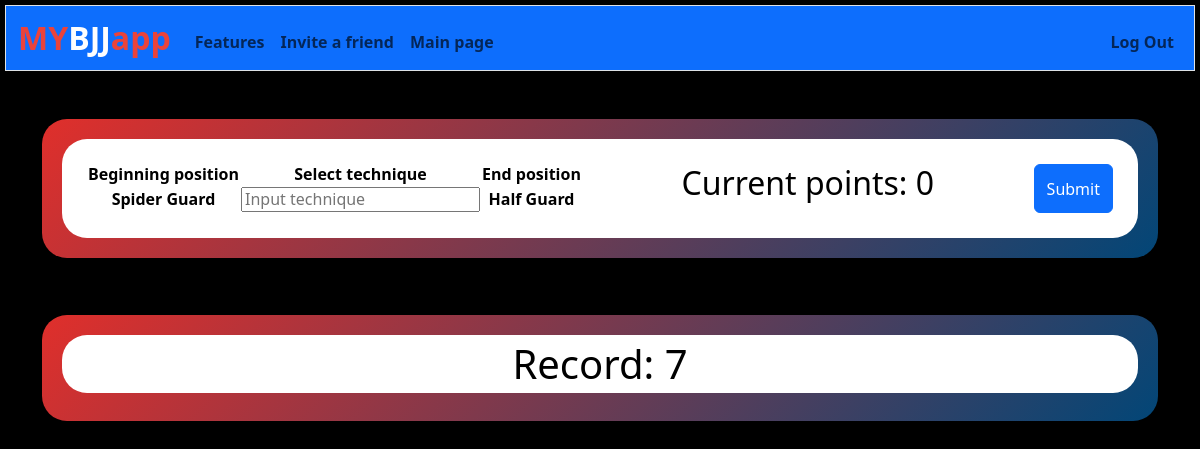
Page /solution (signed in) on the committed database.
### tables this page shows
CREATE TABLE positions (
    name TEXT,
    userid INTEGER,
    b_t TEXT,
    favorite TEXT,
    pos_id INTEGER PRIMARY KEY AUTOINCREMENT
);

CREATE TABLE streak (rank INT, points INT, game BIT, userid INT);

### app.py (the view, shortened to what this page needs)
@app.route("/solution", methods=["GET", "POST"])
@login_required
def solution():
    streak = db.execute("SELECT * FROM streak WHERE userid = :id AND game=1 ORDER BY points DESC LIMIT 1", id=session["user_id"])
    if "points" not in session:
        session["points"] = 0
    points = session["points"]
    if request.method == "GET":
        random_position1 = db.execute("SELECT positions.pos_id, positions.name FROM positions JOIN techniques ON techniques.pos_id1 = positions.pos_id WHERE positions.userid = :id AND techniques.userid = :id  ORDER BY RANDOM() LIMIT 1",
                                    id=session["user_id"])
        pos_id1 = random_position1[0]["pos_id"]
        session["pos_id1"] = pos_id1
        random_position1 = random_position1[0]["name"]
        random_position2 = db.execute("SELECT pos_id2 FROM techniques WHERE pos_id1 = :pos_id1 AND userid = :id ORDER BY RANDOM() LIMIT 1",
                             pos_id1=pos_id1, id=session["user_id"])
        pos_id2 = random_position2[0]["pos_id2"]
        session["pos_id2"] = pos_id2
        random_position2 = db.execute("SELECT name FROM positions WHERE pos_id = :pos_id2 AND userid = :id",
                                      pos_id2=pos_id2, id=session["user_id"])
        random_position2 = random_position2[0]["name"]
        points = 0
        session["points"] = points
        return render_template("solution.html", random_position1=random_position1, random_position2=random_position2, points=points, streak=streak)

### app.py (called while the page is built)
@app.after_request
def after_request(response):
    response.headers["Cache-Control"] = "no-cache, no-store, must-revalidate"
    response.headers["Expires"] = 0
    response.headers["Pragma"] = "no-cache"
    return response

### helper.py (called while the page is built)
def login_required(f):
    @wraps(f)
    def decorated_function(*args, **kwargs):
        if session.get("user_id") is None:
            return redirect("/login")
        return f(*args, **kwargs)
    return decorated_function

### templates/solution.html (shortened to what this page needs)
{% extends "layout.html" %}
{% block main %}
    <div class="contained2" style="align-content: center;">
        <div class="quote" style="padding: 25px; display: flex; justify-content: space-between;">
            <table>
                <thead>
                    <tr>
                        <th scope="col">Beginning position</th>
                        <th scope="col">Select technique</th>
                        <th scope="col">End position</th>
                    </tr>
                </thead>
                <tbody>
                    <form action="/solution" method="post">
                        <tr>
                            <td>{{ random_position1 }}</td>
                            <td><input type="text" name="technique" id="technique" placeholder="Input technique"></td>
                            <td>{{ random_position2 }}</td>
                        </tr>
                </tbody>
            </table>
            <h2>Current points: {{ points }}</h2>
            <button type="submit" class="btn btn-primary">Submit</button>
        </div>
    </div>
    <br><br><br>
    <div class="contained2">
        <h1 class="quote">Record: {{ streak[0]["points"] }}</h1>
    </div>
{% endblock %}

### static/styles.css (style rules this page uses)
body { height: 100vh; font-weight: 600; line-height: 1.2; margin: 0; background: #000000; background-size: cover; background-attachment: fixed; }
.box { border: 5px solid #000; border-radius: 10px; background-image: url(/static/GBfight.jpg); background-size: cover; color: #060270; font-size: 1rem; }
.contained2 { align-content: center; border-radius: 25px; padding: 20px; background: linear-gradient(135deg, #E02F2B, #024677); }
.quote { background-color: #ffffff; padding: 5px; color: #000000; border-radius: 25px; }

### rows in the picture
positions: name "Spider Guard"
positions: name "Half Guard"
streak: points "7"

### other values in the picture
{{ points }} "0"
